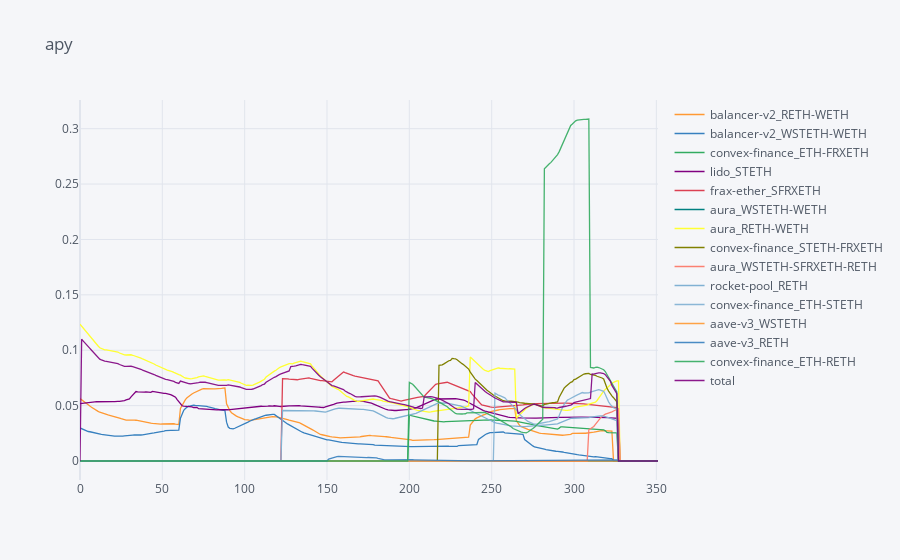

Notebook code for this chart:
### Code cell
apy = backtest['apy']
apy = apy.rename(columns={col: strategies[vault][vault][int(col)] if col != 'total' else col for col in backtest['weights'].columns})
apy.iplot(title='apy')

### Figure 1 — Plotly figure (JSON) as saved in the notebook; plotly's stock layout.template omitted (floating-point values rounded to 4 significant figures; data arrays with more than 128 entries replaced by an {"elided": "..."} marker saying what was removed)
{"data": [{"line": {"color": "rgba(255, 153, 51, 1.0)", "dash": "solid", "shape": "linear", "width": 1.3}, "mode": "lines", "name": "balancer-v2_RETH-WETH", "text": "", "type": "scatter", "x": {"elided": "352 int values"}, "y": {"elided": "352 float values"}}, {"line": {"color": "rgba(55, 128, 191, 1.0)", "dash": "solid", "shape": "linear", "width": 1.3}, "mode": "lines", "name": "balancer-v2_WSTETH-WETH", "text": "", "type": "scatter", "x": {"elided": "352 int values"}, "y": {"elided": "352 float values"}}, {"line": {"color": "rgba(50, 171, 96, 1.0)", "dash": "solid", "shape": "linear", "width": 1.3}, "mode": "lines", "name": "convex-finance_ETH-FRXETH", "text": "", "type": "scatter", "x": {"elided": "352 int values"}, "y": {"elided": "352 float values"}}, {"line": {"color": "rgba(128, 0, 128, 1.0)", "dash": "solid", "shape": "linear", "width": 1.3}, "mode": "lines", "name": "lido_STETH", "text": "", "type": "scatter", "x": {"elided": "352 int values"}, "y": {"elided": "352 float values"}}, {"line": {"color": "rgba(219, 64, 82, 1.0)", "dash": "solid", "shape": "linear", "width": 1.3}, "mode": "lines", "name": "frax-ether_SFRXETH", "text": "", "type": "scatter", "x": {"elided": "352 int values"}, "y": {"elided": "352 float values"}}, {"line": {"color": "rgba(0, 128, 128, 1.0)", "dash": "solid", "shape": "linear", "width": 1.3}, "mode": "lines", "name": "aura_WSTETH-WETH", "text": "", "type": "scatter", "x": {"elided": "352 int values"}, "y": {"elided": "352 int values"}}, {"line": {"color": "rgba(255, 255, 51, 1.0)", "dash": "solid", "shape": "linear", "width": 1.3}, "mode": "lines", "name": "aura_RETH-WETH", "text": "", "type": "scatter", "x": {"elided": "352 int values"}, "y": {"elided": "352 float values"}}, {"line": {"color": "rgba(128, 128, 0, 1.0)", "dash": "solid", "shape": "linear", "width": 1.3}, "mode": "lines", "name": "convex-finance_STETH-FRXETH", "text": "", "type": "scatter", "x": {"elided": "352 int values"}, "y": {"elided": "352 float values"}}, {"line": {"color": "rgba(251, 128, 114, 1.0)", "dash": "solid", "shape": "linear", "width": 1.3}, "mode": "lines", "name": "aura_WSTETH-SFRXETH-RETH", "text": "", "type": "scatter", "x": {"elided": "352 int values"}, "y": {"elided": "352 float values"}}, {"line": {"color": "rgba(128, 177, 211, 1.0)", "dash": "solid", "shape": "linear", "width": 1.3}, "mode": "lines", "name": "rocket-pool_RETH", "text": "", "type": "scatter", "x": {"elided": "352 int values"}, "y": {"elided": "352 float values"}}, {"line": {"color": "rgba(128, 177, 211, 0.8999999999999999)", "dash": "solid", "shape": "linear", "width": 1.3}, "mode": "lines", "name": "convex-finance_ETH-STETH", "text": "", "type": "scatter", "x": {"elided": "352 int values"}, "y": {"elided": "352 float values"}}, {"line": {"color": "rgba(255, 153, 51, 0.8999999999999999)", "dash": "solid", "shape": "linear", "width": 1.3}, "mode": "lines", "name": "aave-v3_WSTETH", "text": "", "type": "scatter", "x": {"elided": "352 int values"}, "y": {"elided": "352 float values"}}, {"line": {"color": "rgba(55, 128, 191, 0.8999999999999999)", "dash": "solid", "shape": "linear", "width": 1.3}, "mode": "lines", "name": "aave-v3_RETH", "text": "", "type": "scatter", "x": {"elided": "352 int values"}, "y": {"elided": "352 float values"}}, {"line": {"color": "rgba(50, 171, 96, 0.8999999999999999)", "dash": "solid", "shape": "linear", "width": 1.3}, "mode": "lines", "name": "convex-finance_ETH-RETH", "text": "", "type": "scatter", "x": {"elided": "352 int values"}, "y": {"elided": "352 float values"}}, {"line": {"color": "rgba(128, 0, 128, 0.8999999999999999)", "dash": "solid", "shape": "linear", "width": 1.3}, "mode": "lines", "name": "total", "text": "", "type": "scatter", "x": {"elided": "352 int values"}, "y": {"elided": "352 float values"}}], "layout": {"legend": {"bgcolor": "#F5F6F9", "font": {"color": "#4D5663"}}, "paper_bgcolor": "#F5F6F9", "plot_bgcolor": "#F5F6F9", "title": {"font": {"color": "#4D5663"}, "text": "apy"}, "xaxis": {"gridcolor": "#E1E5ED", "showgrid": true, "tickfont": {"color": "#4D5663"}, "title": {"font": {"color": "#4D5663"}, "text": ""}, "zerolinecolor": "#E1E5ED"}, "yaxis": {"gridcolor": "#E1E5ED", "showgrid": true, "tickfont": {"color": "#4D5663"}, "title": {"font": {"color": "#4D5663"}, "text": ""}, "zerolinecolor": "#E1E5ED"}}}
